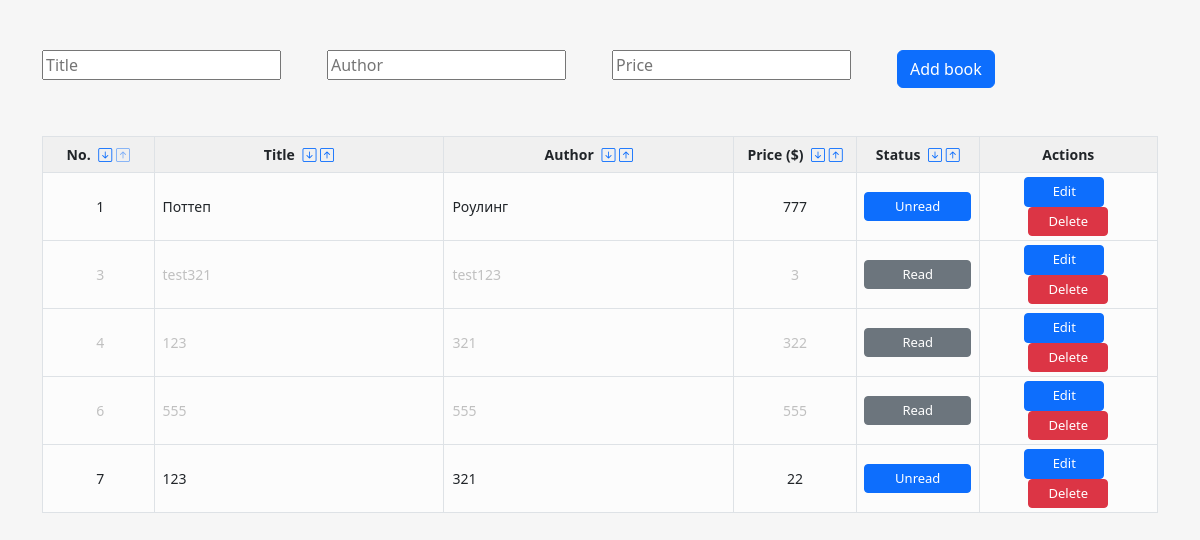
The page / on the database its author committed.
### books/models.py (models this page shows, shortened)
class Book(models.Model):
    title = models.CharField(verbose_name=_('Title'), max_length=200)
    author = models.CharField(verbose_name=_('Author'), max_length=200)
    price = models.PositiveIntegerField(verbose_name=_('Price'), default=0)
    read = models.BooleanField(verbose_name=_('Read'), default=False)

### books/views.py (the view)
# urls.py: path("", book_list, name="book_list"),
@require_http_methods(['GET'])
def book_list(request):
    book_list = Book.objects.all()
    form = BookCreateForm(auto_id=False)
    return render(request, 'base.html', {'book_list': book_list, 'form': form})

### books/forms.py
class BookCreateForm(ModelForm):
    title = CharField(required=False, widget=TextInput(attrs={"class": "clrtxt", "placeholder": _("Title")}))
    author = CharField(required=False, widget=TextInput(attrs={"class": "clrtxt", "placeholder": _("Author")}))
    price = CharField(required=False, widget=TextInput(attrs={"class": "clrtxt", "placeholder": _("Price")}))
    class Meta:
        model = Book
        fields = ['title', 'author', 'price']

### templates/base.html (shortened to what this page needs)
{% load i18n %}
{% load static %}
<!DOCTYPE html>
<html>
<head>
    <link href="https://cdn.jsdelivr.net/npm/bootstrap@5.2.2/dist/css/bootstrap.min.css" rel="stylesheet">
    <link rel="stylesheet" href="https://cdn.jsdelivr.net/npm/bootstrap-icons@1.10.3/font/bootstrap-icons.css">
    <link rel="stylesheet" href="{% static 'base.css' %}">
</head>
<body hx-headers='{"X-CSRFToken": "{{ csrf_token }}"}'>
    <div class="container">
        <div class="row">
            <div class="col">
                {% include "partial_create_book_form.html" %}
                <form class="form-inline">
                <table class="table table-bordered table-sm mt-5">
                    <thead>
                        <tr>
                            <th scope="col" style="width: 10%" class="text-center">
                                <small>
                                    {% trans "No." %}
                                    <a href=""
                                       hx-get="{% url 'book_list_sort' filter='id' direction='descend' %}"
                                       hx-target="#book-list"
                                       hx-swap="innerHTML" >
                                        <i class="table-icon bi bi-arrow-down-square ms-1 id-descend"></i>
                                    </a>
                                    <a href=""
                                       hx-get="{% url 'book_list_sort' filter='id' direction='ascend' %}"
                                       hx-target="#book-list"
                                       hx-swap="innerHTML" >
                                        <i class="table-icon bi bi-arrow-up-square id-ascend disabled-button"></i>
                                    </a>
                                </small>
                            </th>
                            <th scope="col" style="width: 26%" class="text-center">
                                <small>
                                    {% trans "Title" %}
                                    <a href=""
                                       hx-get="{% url 'book_list_sort' filter='title' direction='descend' %}"
                                       hx-target="#book-list"
                                       hx-swap="innerHTML" >
                                        <i class="table-icon bi bi-arrow-down-square ms-1 title-descend"></i>
                                    </a>
                                    <a href=""
                                       hx-get="{% url 'book_list_sort' filter='title' direction='ascend' %}"
                                       hx-target="#book-list"
                                       hx-swap="innerHTML" >
                                        <i class="table-icon bi bi-arrow-up-square title-ascend"></i>
                                    </a>
                                </small>
                            </th>
                            <th scope="col" style="width: 26%" class="text-center">
                                <small>
                                    {% trans "Author" %}
                                    <a href=""
                                       hx-get="{% url 'book_list_sort' filter='author' direction='descend' %}"
                                       hx-target="#book-list"
                                       hx-swap="innerHTML" >
                                        <i class="table-icon bi bi-arrow-down-square ms-1 author-descend"></i>
                                    </a>
                                    <a href=""
                                       hx-get="{% url 'book_list_sort' filter='author' direction='ascend' %}"
                                       hx-target="#book-list"
                                       hx-swap="innerHTML" >
                                        <i class="table-icon bi bi-arrow-up-square author-ascend"></i>
                                    </a>
                                </small>
                            </th>
                            <th scope="col" style="width: 11%" class="text-center">
                                <small>
                                    {% trans "Price ($)" %}
                                    <a href=""
                                       hx-get="{% url 'book_list_sort' filter='price' direction='descend' %}"
                                       hx-target="#book-list"
                                       hx-swap="innerHTML" >
                                        <i class="table-icon bi bi-arrow-down-square ms-1 price-descend"></i>
                                    </a>
                                    <a href=""
                                       hx-get="{% url 'book_list_sort' filter='price' direction='ascend' %}"
                                       hx-target="#book-list"
                                       hx-swap="innerHTML" >
                                        <i class="table-icon bi bi-arrow-up-square price-ascend"></i>
                                    </a>
                                </small>
                            </th>
                            <th scope="col" style="width: 11%" class="text-center">
                                <small>
                                    {% trans "Status" %}
                                    <a href=""
                                       hx-get="{% url 'book_list_sort' filter='read' direction='descend' %}"
                                       hx-target="#book-list"
                                       hx-swap="innerHTML" >
                                        <i class="table-icon bi bi-arrow-down-square ms-1 read-descend"></i>
                                    </a>
                                    <a href=""
                                       hx-get="{% url 'book_list_sort' filter='read' direction='ascend' %}"
                                       hx-target="#book-list"
                                       hx-swap="innerHTML" >
                                        <i class="table-icon bi bi-arrow-up-square read-ascend"></i>
                                    </a>
                                </small>
                            </th>
                            <th scope="col" style="width: 16%" class="text-center">
                                <small>
                                    {% trans "Actions" %}
                                </small>
                            </th>
                        </tr>
                    </thead>
                    <tbody id="book-list">
                    {% include "partial_book_list.html" %}
                    </tbody>
                </table>
            </form>
        </div>
    </div>
</div>
</body>
</html>

### templates/partial_book_detail.html
{% load i18n %}
<tr class="{% if book.read %}grey-text{% endif %}">
    <td class="align-middle text-center ps-2">
        {{ book.id }}
    </td>
    <td class="align-middle ps-2">
        {{ book.title }}
    </td>
    <td class="align-middle ps-2">
        {{ book.author }}
    </td>
    <td class="align-middle text-center">
        {{ book.price }}
    </td>
    <td class="align-middle text-center">
        <button class="disbtn table-button status-button btn btn-sm {% if book.read %}btn-secondary{% else %}btn-primary{% endif %}"
                hx-patch="{% url 'update_book_status' book.id %}"
                hx-target="closest tr"
                hx-swap="outerHTML">
            {% if book.read %}{% trans "Read" %}{% else %}{% trans "Unread" %}{% endif %}
        </button>
    </td>
    <td class="align-middle text-center">
        <button class="disbtn table-button any-button btn btn-primary btn-sm me-2"
                hx-get="{% url 'update_book_details' book.id %}"
                hx-target="closest tr"
                hx-swap="outerHTML">
            {% trans "Edit" %}
        </button>
        <button class="disbtn table-button any-button btn btn-danger btn-sm"
                hx-delete="{% url 'delete_book' book.id %}"
                hx-target="closest tr"
                hx-swap="outerHTML"
                hx-confirm="{% trans 'Are you sure you wish to delete this book?' %}">
            {% trans "Delete" %}
        </button>
    </td>
</tr>

### static/base.css (style rules this page uses)
body { padding-top: 50px; background-color: rgb(246, 246, 246); }
.disabled-button { opacity: 0.5; pointer-events: none; }
thead { background-color: rgb(240, 240, 240); }
tbody { background-color: rgb(252, 252, 252); }
td { font-size: 14px; }
tr { line-height: 26px; min-height: 26px; height: 26px; }
a { text-decoration: none; }
.grey-text { color: rgb(192, 192, 192); }
.status-button { width: 107px; }
.any-button { width: 80px; }
.table-button { font-size: 13px; }

### rows shown on the page
Book: id "1", title "Поттеп", author "Роулинг", price "777"
Book: id "3", title "test321", author "test123", price "3"
Book: id "4", title "123", author "321", price "322"
Book: id "6", title "555", author "555", price "555"
Book: id "7", title "123", author "321", price "22"
